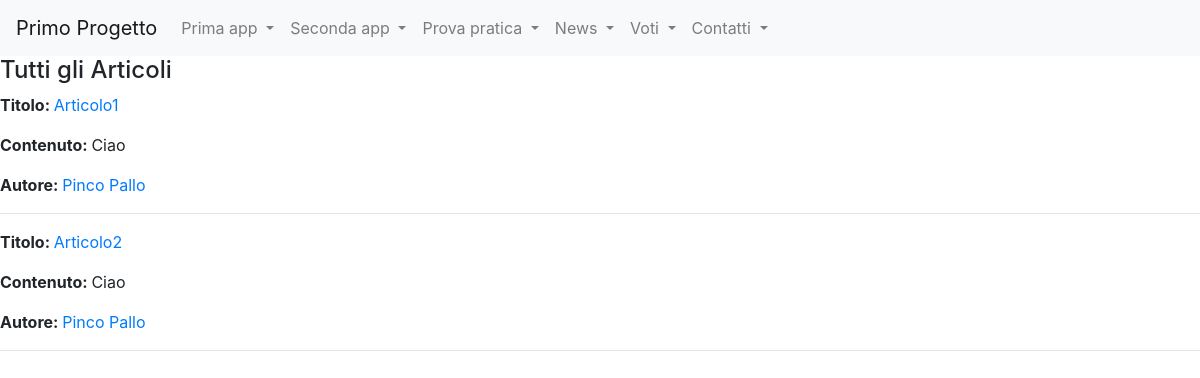
Before: /news/lista_articoli/ with the older database file.
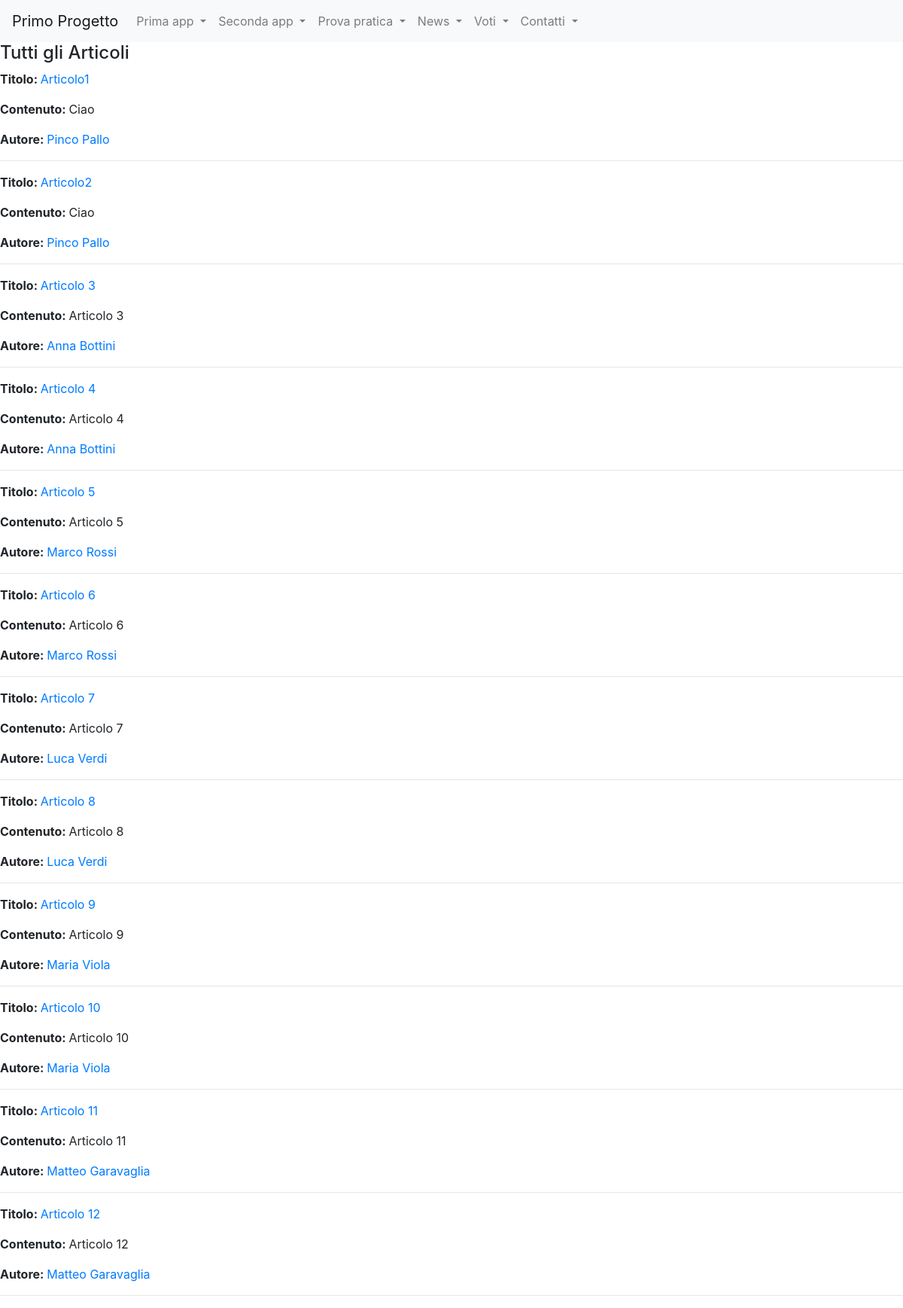
After: the same page with the newer database file.
### news/models.py (models this page shows, shortened)
class Articolo(models.Model):
    visualizzazioni=models.IntegerField(default=0, blank=True)
    data_articolo=models.DateField(blank=True)
    titolo=models.CharField(max_length=100) #Stringhe di lunghezza massima 100
    contenuto=models.TextField()
    giornalista=models.ForeignKey(Giornalista, on_delete=models.CASCADE, related_name="articoli")
    class Meta:
        verbose_name = 'Articolo'
        verbose_name_plural = 'Articoli'

class Giornalista(models.Model):
    nome=models.CharField(max_length=20) #Stringhe di lunghezza massima 20
    cognome=models.CharField(max_length=20)
    anno_nascita=models.DateField(blank=True)
    def __str__(self):
        return self.nome + " " + self.cognome
    class Meta:
        verbose_name = 'Giornalista'
        verbose_name_plural = 'Giornalisti'

### news/views.py (the view)
# urls.py: path("lista_articoli/", lista_articoli, name="lista_articoli"),
def lista_articoli(request, pk=None):
    if(pk==None):
        intestazione="Tutti gli Articoli"
        articoli = Articolo.objects.all()
    else:
        intestazione="Articoli di un Giornalista"
        articoli = Articolo.objects.filter(giornalista_id=pk)
    context = {
        'intestazione': intestazione,
        'articoli': articoli,
    }
    return render(request, "news/lista_articoli.html", context)

### news/templates/news/lista_articoli.html (shortened to what this page needs)
<!DOCTYPE html>
{% extends "base.html"%}
{% block content %}
    <h4>{{ intestazione }}</h4>
        {% for articolo in articoli %}
            <p><strong>Titolo: </strong>
                <a href={% url 'news:articolo_detail' articolo.id %}>{{ articolo.titolo }}</a>
            </p>
            <p><strong>Contenuto: </strong>
                {{ articolo.contenuto }}
            </p>
            <p><strong>Autore: </strong>
                <a href={% url 'news:giornalista_detail' articolo.giornalista.id %}>{{ articolo.giornalista }}</a>
            </p>
            <hr>
        {% endfor %}
{% endblock content %}

Changed rows visible on the page:
added Articolo: titolo "Articolo 3", contenuto "Articolo 3", giornalista "Anna Bottini"
added Articolo: titolo "Articolo 4", contenuto "Articolo 4", giornalista "Anna Bottini"
added Articolo: titolo "Articolo 5", contenuto "Articolo 5", giornalista "Marco Rossi"
added Articolo: titolo "Articolo 6", contenuto "Articolo 6", giornalista "Marco Rossi"
added Articolo: titolo "Articolo 7", contenuto "Articolo 7", giornalista "Luca Verdi"
added Articolo: titolo "Articolo 8", contenuto "Articolo 8", giornalista "Luca Verdi"
added Articolo: titolo "Articolo 9", contenuto "Articolo 9", giornalista "Maria Viola"
added Articolo: titolo "Articolo 10", contenuto "Articolo 10", giornalista "Maria Viola"
added Articolo: titolo "Articolo 11", contenuto "Articolo 11", giornalista "Matteo Garavaglia"
added Articolo: titolo "Articolo 12", contenuto "Articolo 12", giornalista "Matteo Garavaglia"
